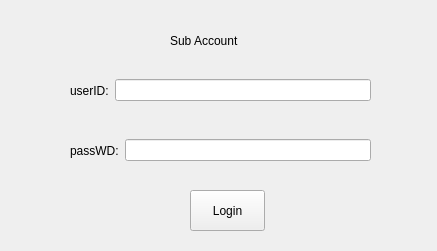
<?xml version="1.0" encoding="UTF-8"?>
<ui version="4.0">
 <class>Form</class>
 <widget class="QWidget" name="Form">
  <property name="geometry">
   <rect>
    <x>0</x>
    <y>0</y>
    <width>437</width>
    <height>251</height>
   </rect>
  </property>
  <property name="windowTitle">
   <string>TeraCloud Management</string>
  </property>
  <widget class="QLabel" name="label_3">
   <property name="geometry">
    <rect>
     <x>170</x>
     <y>10</y>
     <width>171</width>
     <height>61</height>
    </rect>
   </property>
   <property name="text">
    <string>Sub Account</string>
   </property>
  </widget>
  <widget class="QWidget" name="layoutWidget">
   <property name="geometry">
    <rect>
     <x>70</x>
     <y>70</y>
     <width>301</width>
     <height>41</height>
    </rect>
   </property>
   <layout class="QHBoxLayout" name="horizontalLayout">
    <item>
     <widget class="QLabel" name="label">
      <property name="text">
       <string>userID:</string>
      </property>
     </widget>
    </item>
    <item>
     <widget class="QLineEdit" name="userid"/>
    </item>
   </layout>
  </widget>
  <widget class="QWidget" name="layoutWidget">
   <property name="geometry">
    <rect>
     <x>70</x>
     <y>130</y>
     <width>301</width>
     <height>41</height>
    </rect>
   </property>
   <layout class="QHBoxLayout" name="horizontalLayout_2">
    <item>
     <widget class="QLabel" name="label_2">
      <property name="text">
       <string>passWD:</string>
      </property>
     </widget>
    </item>
    <item>
     <widget class="QLineEdit" name="passwd">
      <property name="echoMode">
       <enum>QLineEdit::Password</enum>
      </property>
     </widget>
    </item>
   </layout>
  </widget>
  <widget class="QPushButton" name="Login_btn">
   <property name="geometry">
    <rect>
     <x>190</x>
     <y>190</y>
     <width>75</width>
     <height>41</height>
    </rect>
   </property>
   <property name="text">
    <string>Login</string>
   </property>
  </widget>
 </widget>
 <resources/>
 <connections/>
</ui>
